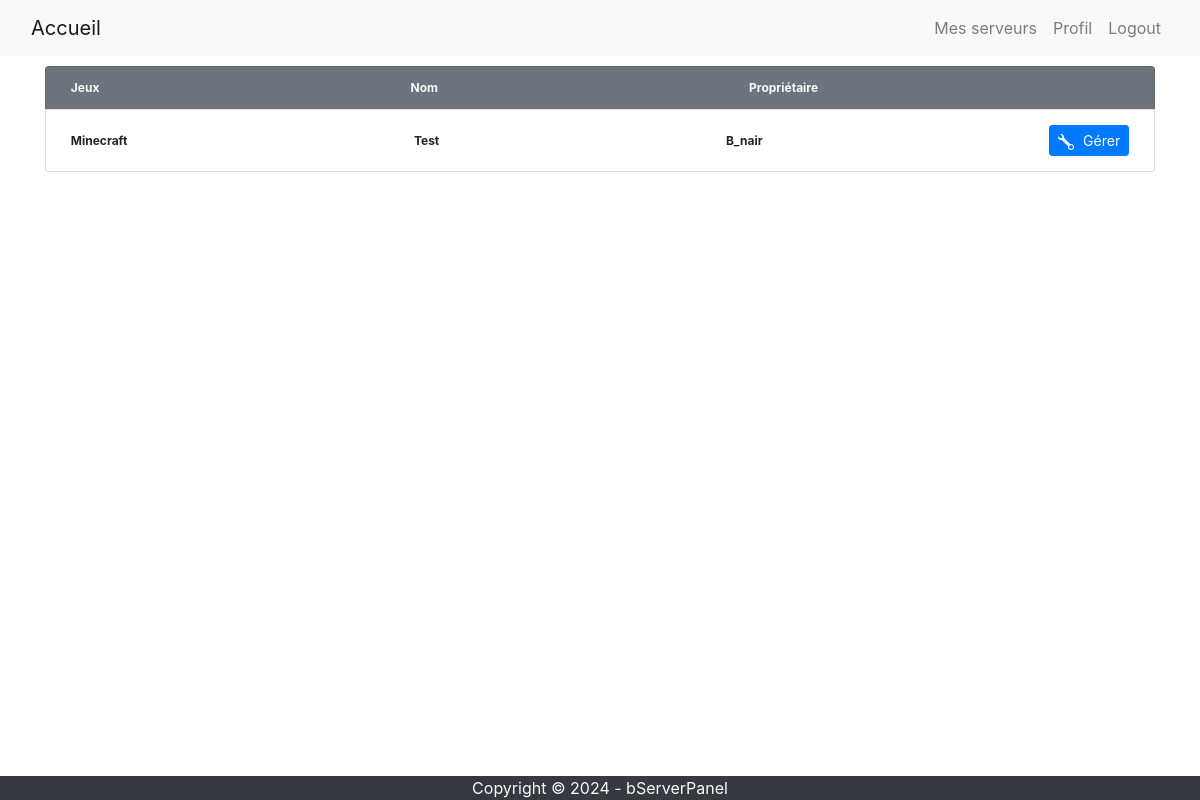
The page /panel/servers/ (signed in) on the database as committed earlier.
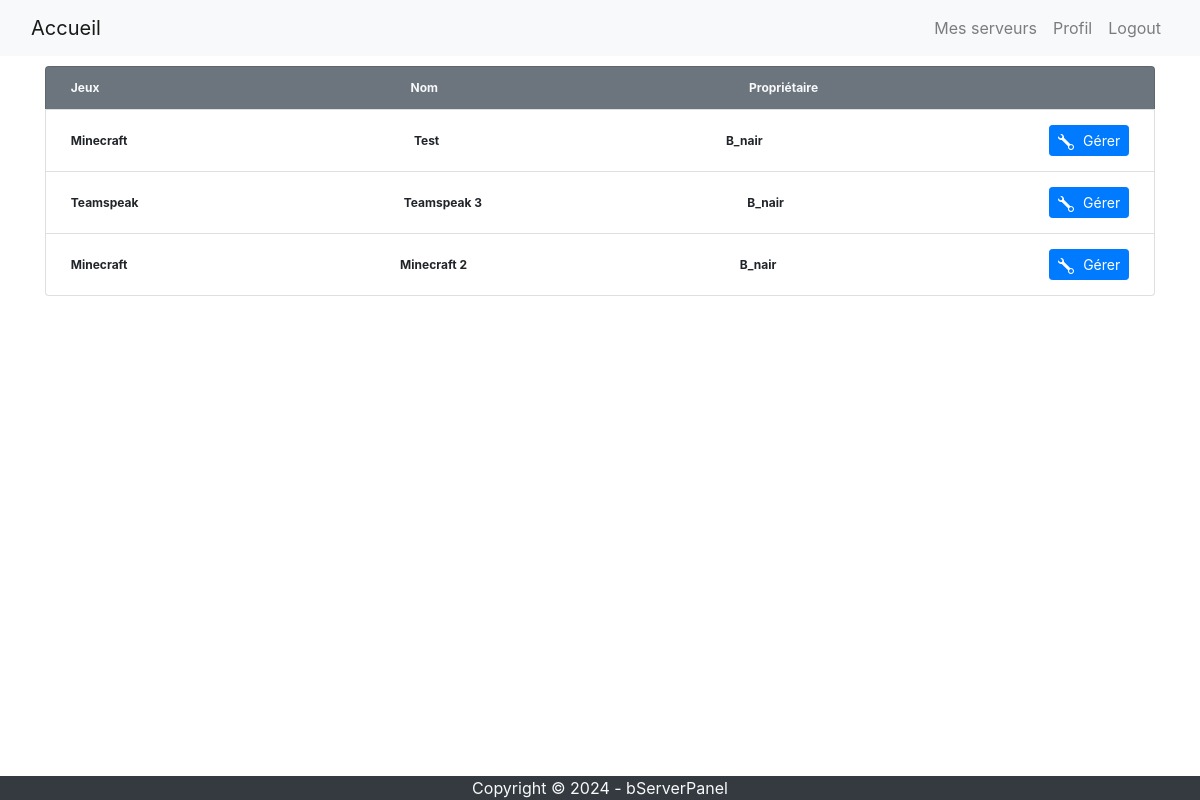
The same page on the database as committed later.
### serverpanel/models.py (models this page shows, shortened)
class Server(models.Model):
    name = models.CharField(max_length=255, default="server")
    directory = models.CharField(max_length=255, default=None, null=True)
    owner = models.ManyToManyField('accounts.PanelUser')
    game = models.ForeignKey('Game', on_delete=models.CASCADE)
    configuration = models.ForeignKey('Configuration', on_delete=models.CASCADE, default=None, null=True)
    max_ram = models.IntegerField(default=2)
    start_command = models.CharField(max_length=255)
    stop_command = models.CharField(max_length=255)

class Game(models.Model):
    name = models.CharField(max_length=255)
    stop_type = models.CharField(max_length=255, default="OS_COMMAND - PROGRAM_COMMAND")
    stop_command = models.CharField(max_length=255, default="stop")

### serverpanel/views.py (the view)
# urls.py: path('servers/', views.panel_server_list, name='server-list'),
@login_required(login_url='/users/login')
def panel_server_list(request):
    try:
        paneluser = PanelUser.objects.get(user=request.user)
        servers = Server.objects.all().filter(owner=paneluser)
        return render(request, 'server-list.html', {'servers': servers, 'paneluser': paneluser})
    except PanelUser.DoesNotExist:
        return render(request, 'server-list.html', {})

### serverpanel/templates/server-list.html (shortened to what this page needs)
{% extends 'base.html' %}
{% block content %}
<div class="container">
    <div class="row" style="margin-bottom: 100px; margin-top: 10px">
        <div class="col-md-12">
            <ul class="list-group">
                <li class="list-group-item d-flex justify-content-between align-items-center text-light bg-secondary">
                    <span class="badge">Jeux</span>
                    <span class="badge">Nom</span>
                    <span class="badge">Propriétaire</span>
                    <span class="badge"> </span>
                </li>
                {% for server in servers %}
                <li class="list-group-item d-flex justify-content-between align-items-center">
                    <span class="badge">{{server.game.name}}</span>
                    <span class="badge">{{server.name}}</span>
                    <span class="badge">{{user.username}}</span>
                    <span class="badge">
                        <a class="btn btn-primary btn-sm" href="/panel/server/{{server.id}}">
                        Gérer</a>
                    </span>
                </li>
                {% endfor %}
            </ul>
        </div>
    </div>
</div>
{% endblock %}

### templates/base.html (shortened to what this page needs)
<html lang="en">
<head>
    <link rel="stylesheet" href="https://stackpath.bootstrapcdn.com/bootstrap/4.3.1/css/bootstrap.min.css">
</head>
<body>
    <nav class="navbar navbar-expand-lg navbar-light bg-light">
        <div class="container-fluid">
            <a class="navbar-brand" href="/">Accueil</a>
            <div class="collapse navbar-collapse" id="navbarNav">
                <ul class="navbar-nav ml-auto">
                    {% if user.is_authenticated %}
                    <li class="nav-item">
                        <a class="nav-link" href="/panel/servers">Mes serveurs</a>
                    </li>
                    <li class="nav-item">
                        <a class="nav-link" href="/users/profile">Profil</a>
                    </li>
                    <li class="nav-item">
                        <a class="nav-link" href="/users/logout">Logout</a>
                    </li>
                    {% endif %}
                </ul>
            </div>
        </div>
    </nav>
    {% block content %}
    {% endblock %}
    <footer class="fixed-bottom bg-dark text-light">
        <p class="text-center mb-0">Copyright &copy; 2024 - bServerPanel</p>
    </footer>
</body>

Rows that differ between the two databases and show on the page:
now on this page (row edited): Server: game.name "Teamspeak", name "Teamspeak 3", {{ user.username }} "B_nair"
added Server: game.name "Minecraft", name "Minecraft 2", {{ user.username }} "B_nair"
